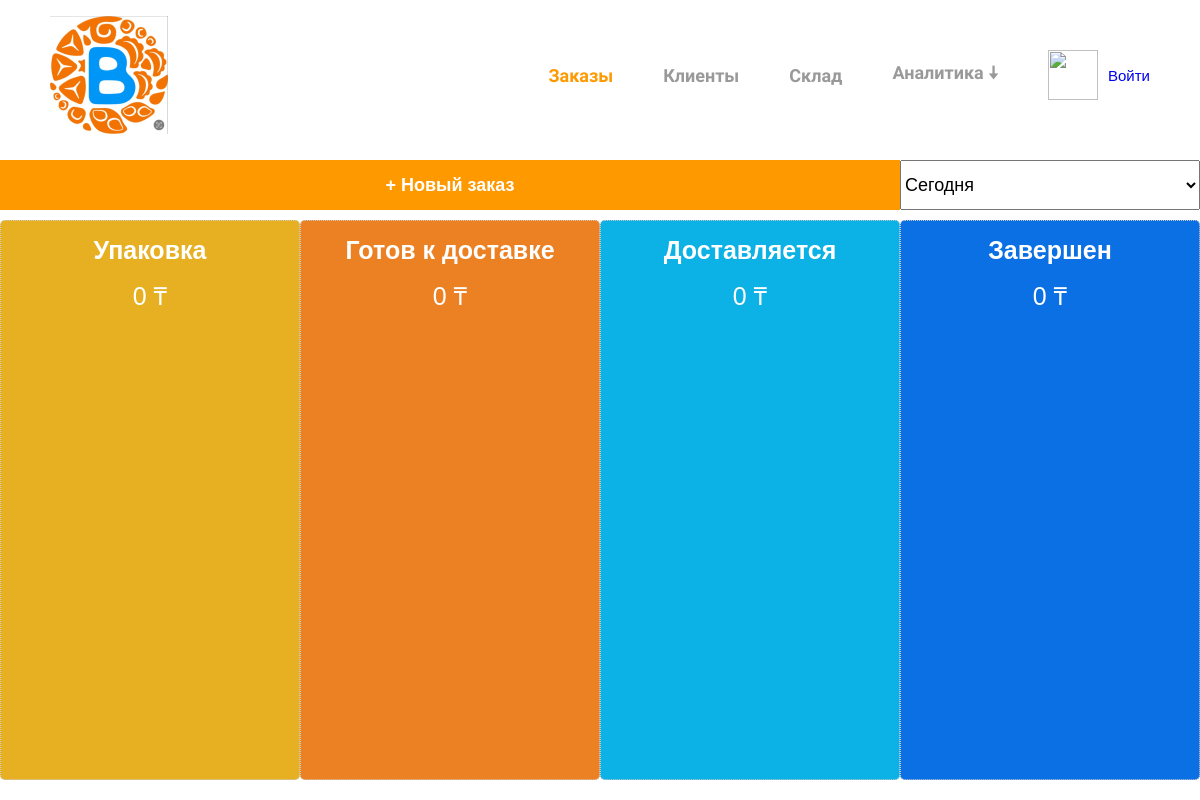
Before: / with the older database file.
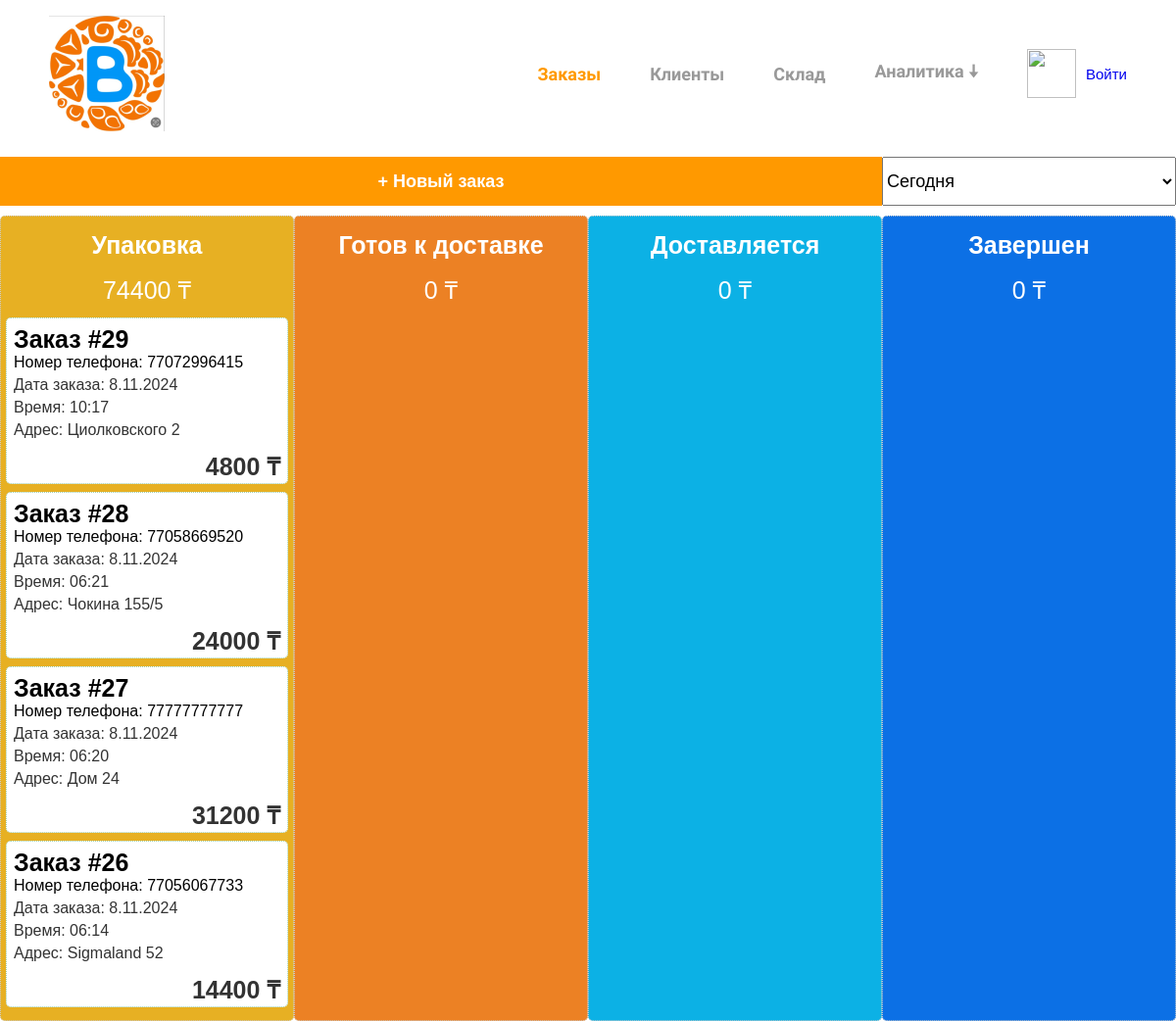
After: the same page with the newer database file.
### orders/models.py (models this page shows, shortened)
class Order(models.Model):
    STAGES = {"1": 'Упаковка',
              "2": 'Готов к доставке',
              "3": "Доставляется",
              "4": "Завершен"}
    TYPE_OF_PAYMENTS = {"1": 'Kaspi QR',
                        "2": 'Перевод',
                        "3": "Наличные"}
    TYPE_OF_ORDERS = {"1": "Онлайн",
                      "2": "Оффлайн"}
    phone_number = models.ForeignKey(Client,
                                     related_name="orders",
                                     on_delete=models.CASCADE)
    address = models.CharField(verbose_name="Адрес", max_length=150)
    stage = models.CharField(verbose_name="Этап заказа", choices=STAGES, max_length=20, default="1")
    type_of_payment = models.CharField(verbose_name="Тип оплаты", choices=TYPE_OF_PAYMENTS, max_length=20)
    type_of_order = models.CharField(verbose_name="Тип заказа", choices=TYPE_OF_ORDERS, max_length=20)
    review = models.TextField(verbose_name="Отзыв клиента", max_length=200, null=True, blank=True)
    created_at = models.DateTimeField(auto_now_add=True, editable=True)
    updated_at = models.DateTimeField(auto_now=True)
    class Meta:
        ordering = ['-created_at']
        indexes = [
			models.Index(fields=['-created_at']),
		]
    def get_total_cost(self):
        return sum(item.get_cost() for item in self.items.all())

class OrderItem(models.Model):
    order = models.ForeignKey(Order,
							related_name='items',
							on_delete=models.CASCADE)
    product = models.ForeignKey(Product,
                                related_name="order_items",
                                on_delete=models.CASCADE,
                                verbose_name="Продукт")
    amount = models.DecimalField(max_digits=10, decimal_places=2, verbose_name="Количество")
    def get_cost(self):
        return round(self.product.sell_price * self.amount)

### clients/models.py (models this page shows)
class Client(models.Model):
    phone_number = models.CharField(verbose_name="Номер телефона", max_length=15, unique=True, primary_key=True)
    password = models.CharField(verbose_name="Пароль", max_length=100, default="12345678")
    name = models.CharField(verbose_name="Имя", max_length=100)
    address = models.CharField(verbose_name="Адрес", max_length=150)
    total = models.DecimalField(verbose_name="Общая сумма заказов", default=0, max_digits=20, decimal_places=2)
    created_at = models.DateTimeField(auto_now_add=True)
    is_active = models.BooleanField(default=True)
    class Meta:
        ordering = ["-created_at"]
    def __str__(self):
        return self.phone_number

### storage/models.py (models this page shows, shortened)
class Product(models.Model):
    name = models.CharField(max_length=50, verbose_name="Имя товара")
    amount = models.DecimalField(max_digits=10, decimal_places=2, verbose_name="Количество", default=0)
    sell_price = models.DecimalField(max_digits=10, decimal_places=2, verbose_name="Стоимость при продаже")
    cost_price = models.DecimalField(max_digits=10, decimal_places=2, verbose_name="Себестоимость")
    description = models.TextField(verbose_name="Описание")
    image = models.ImageField(upload_to="products/", verbose_name="Изображение")
    created_at = models.DateTimeField(auto_now_add=True)
    updated_at = models.DateTimeField(auto_now=True)
    available = models.BooleanField(default=True)

### orders/views.py (the view, shortened to what this page needs)
# urls.py: path('', orders_list_view),
def orders_list_view(request):
    date = request.GET.get("date", "t")
    start = None
    end = None
    days = None
    if date == "t":
        days = 1
        start = datetime.date.today()
        end = start + datetime.timedelta(days=1)
    elif date == "y":
        days = 1
        start = datetime.date.today() - datetime.timedelta(days=1)
        end = datetime.date.today()
    elif date[1] == "w":
        days = 7
        if date == 'cw':
            start = datetime.date.today() - datetime.timedelta(datetime.date.today().weekday())
        elif date == "pw":
            start = datetime.date.today() - datetime.timedelta(datetime.date.today().weekday()) - datetime.timedelta(7)
    end = start + datetime.timedelta(days)
    orders_stage1 = Order.objects.filter(stage=1).filter(created_at__gt=start).filter(created_at__lt=end)
    orders_stage2 = Order.objects.filter(stage=2).filter(created_at__gt=start).filter(created_at__lt=end)
    orders_stage3 = Order.objects.filter(stage=3).filter(created_at__gt=start).filter(created_at__lt=end)
    orders_stage4 = Order.objects.filter(stage=4).filter(created_at__gt=start).filter(created_at__lt=end)
    orders_stage1_price = sum(order.get_total_cost() for order in orders_stage1)
    orders_stage2_price = sum(order.get_total_cost() for order in orders_stage2)
    orders_stage3_price = sum(order.get_total_cost() for order in orders_stage3)
    orders_stage4_price = sum(order.get_total_cost() for order in orders_stage4)
    return render(request, "orders/orders_list.html", {
        "section": "orders",
        "orders_stage1": orders_stage1,
        "orders_stage2": orders_stage2,
        "orders_stage3": orders_stage3,
        "orders_stage4": orders_stage4,
        "orders_stage1_price": orders_stage1_price,
        "orders_stage2_price": orders_stage2_price,
        "orders_stage3_price": orders_stage3_price,
        "orders_stage4_price": orders_stage4_price,
	})

### templates/orders/orders_list.html (shortened to what this page needs)
{% extends 'base.html' %}
{% load static %}
{% block link %}
	<link rel="stylesheet" href="{% static 'css/orders_list.css' %}">
{% endblock link %}
{% block body %}
	<div class="center">
		<div class="heading">
			<button onclick="window.location='{% url 'clients_select' %}'">+ Новый заказ</button>
			<select id="select" name="select">
				<option value="t">Сегодня</option>
			</select>
		</div>
		<div class="board">
			<div class="column column1">
				<div class="board-column-header center">Упаковка</div>
				<div class="board-column-price center">{{ orders_stage1_price }} ₸</div>
				<div class="board-column-content-wrapper">
					{% for order in orders_stage1  %}
						<div class="board-item {{order.id}}" draggable>
							<div class="board-item-content">
								<a class="id" href="{% url 'orders_detail' order.id %}">Заказ #{{order.id}}</a>
								<br>
								<a class="board-item-content-text phone_number" href="{% url 'clients_detail' order.phone_number %}">
									Номер телефона: {{order.phone_number}}
								</a>
								<p class="board-item-content-text created_at">
									Дата заказа: {{order.created_at|date:"j.m.Y"}}
								</p>
								<p class="board-item-content-text address">
									Время: {{order.created_at|date:"H:i"}}
								</p>
								<p class="board-item-content-text address">
									Адрес: {{order.address}}
								</p>
								<b class="board-item-content-text price">
									{{order.get_total_cost}} ₸
								</b>
							</div>
						</div>
					{% endfor %}
				</div>
			</div>
			<div class="column column2">
				<div class="board-column-header center">Готов к доставке</div>
				<div class="board-column-price center">{{ orders_stage2_price }} ₸</div>
			</div>
			<div class="column column3">
				<div class="board-column-header center">Доставляется</div>
				<div class="board-column-price center">{{ orders_stage3_price }} ₸</div>
			</div>
			<div class="column column4">
				<div class="board-column-header center">Завершен</div>
				<div class="board-column-price center">{{ orders_stage4_price }} ₸</div>
			</div>
		</div>
	</div>
{% endblock body %}

Changed rows visible on the page:
added Order: id "29", phone_number "77072996415", created_at "8.11.2024", created_at "10:17", address "Циолковского 2", get_total_cost "4800"
added Order: id "28", phone_number "77058669520", created_at "8.11.2024", created_at "06:21", address "Чокина 155/5", get_total_cost "24000"
added Order: id "27", phone_number "77777777777", created_at "8.11.2024", created_at "06:20", address "Дом 24", get_total_cost "31200"
added Order: id "26", phone_number "77056067733", created_at "8.11.2024", created_at "06:14", address "Sigmaland 52", get_total_cost "14400"
Other visible differences:
{{ orders_stage1_price }}: "0" → "74400"
